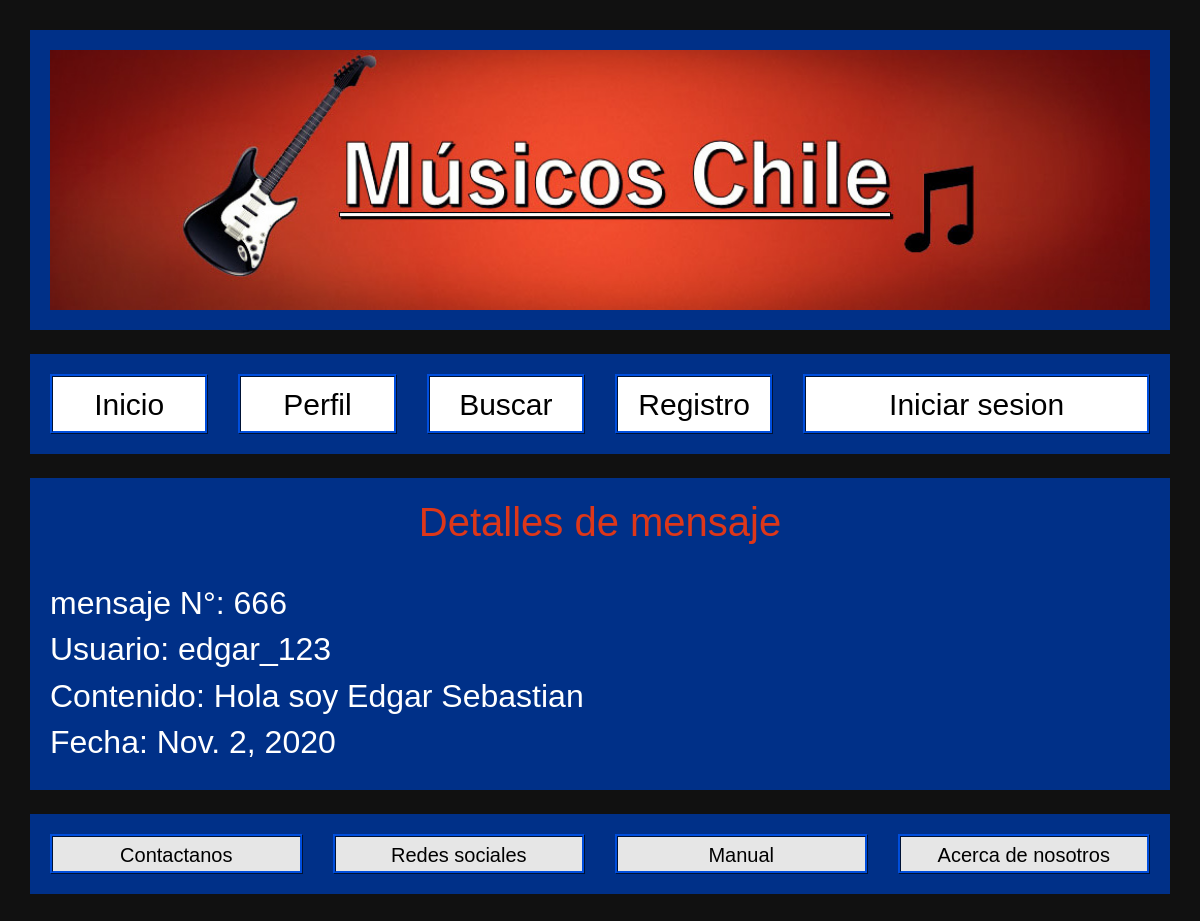
The app's page /index/mensaje/666 with its own data.
### index/models.py (models this page shows, shortened)
class Mensaje(models.Model):
	id = models.CharField(max_length=100, primary_key=True)
	usuario = models.CharField(max_length=100)
	texto = models.CharField(max_length=100)
	fecha = models.DateField(null=True, blank=True)

### index/views.py (the view)
# urls.py: path('mensaje/<str:pk>', views.ConsultarMensaje.as_view(), name='consultar_mensaje'),
class ConsultarMensaje(generic.DetailView):
    model=Mensaje

### index/templates/index/mensaje_detail.html
{%extends "base_generic.html"%}
{%block content%}
<div id="cajadatos">
<h1>Detalles de mensaje</h1>
<br>
<h2 style="color: rgb(255, 255, 255);">mensaje N°: {{mensaje.id}}</h2>
<h2 style="color: rgb(255, 255, 255);">Usuario: {{mensaje.usuario}}</h2>
<h2 style="color: rgb(255, 255, 255);">Contenido: {{mensaje.texto}}</h2>
<h2 style="color: rgb(255, 255, 255);">Fecha: {{mensaje.fecha}}</h2>
</div>
{%endblock%}

### index/static/css/estilos.css (style rules this page uses)
body { background-color: #111111; padding: 30px; }
#cajadatos { border-style: groove; border-width: 0px; border-color: rgb(136, 136, 136); background-color: rgb(0, 48, 136); font-family: 'Trebuchet MS', 'Lucida Sans Unicode', 'Lucida Grande', 'Lucida Sans', Arial, sans-serif; font-size: 20px; padding: 20px; width:100%; float:unset; }
h1 { color: rgb(221, 55, 25); text-align: center; }

### index/static/css/carousel.css (style rules this page uses)
body { padding-top: 3rem; padding-bottom: 3rem; color: #5a5a5a; }

### index/templates/base_generic.html (style rules this page uses)
body { background-color: #111111; padding: 30px; }

### records on screen
Mensaje: id "666", usuario "edgar_123", texto "Hola soy Edgar Sebastian", fecha "Nov. 2, 2020"
